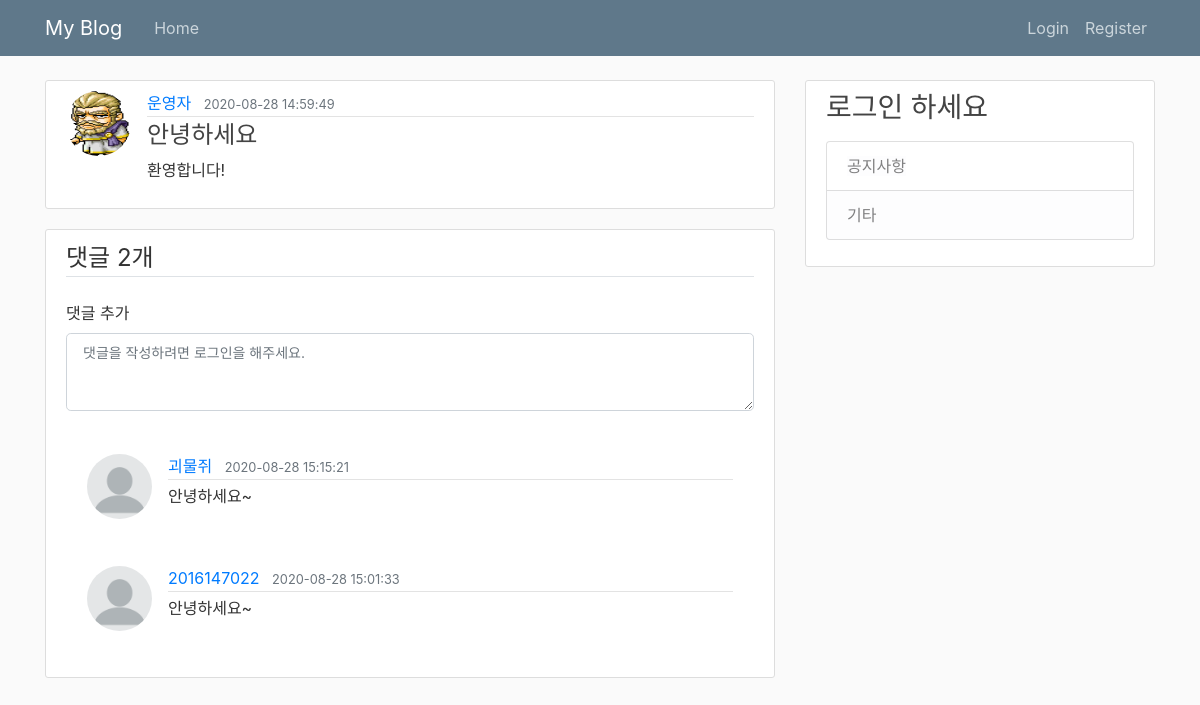
/post/1, run on the app's committed database.
### flaskblog/models.py (models this page shows, shortened)
class User(db.Model, UserMixin):
    id = db.Column(db.Integer, primary_key=True)
    username = db.Column(db.String(20), unique=True, nullable=False)
    email = db.Column(db.String(120), unique=True, nullable=False)
    password = db.Column(db.String(60), nullable=False)
    image_file = db.Column(db.String(20), nullable=False, default='default.png')
    posts = db.relationship('Post', backref='author', lazy=True)
    comment = db.relationship('Comment', backref='writer', lazy=True)

class Post(db.Model):
    id = db.Column(db.Integer, primary_key=True)
    title = db.Column(db.String(100), nullable=False)
    content = db.Column(db.Text, nullable=False)
    date_posted = db.Column(db.DateTime, nullable=False, default=datetime.utcnow)
    image_files = db.Column(db.PickleType)
    user_id = db.Column(db.Integer, db.ForeignKey('user.id'), nullable=False)
    comments = db.relationship('Comment', backref='article', lazy=True)

class Comment(db.Model):
    id = db.Column(db.Integer, primary_key=True)
    body = db.Column(db.Text, nullable=False)
    timestamp = db.Column(db.DateTime, nullable=False, default=datetime.utcnow)
    user_id = db.Column(db.Integer, db.ForeignKey('user.id'), nullable=False)
    post_id = db.Column(db.Integer, db.ForeignKey('post.id'), nullable=False)

### flaskblog/post/views.py (the view)
@posts.route('/post/<int:post_id>', methods=['GET', 'POST'])
def post(post_id):
    post = Post.query.get_or_404(post_id) # 해당 post_id가 없으면 404 페이지 리턴
    form = CommentForm()
    comments = Comment.query.filter_by(article=post).order_by(Comment.timestamp.desc()).all()
    if form.validate_on_submit():
        comment = Comment(body=form.body.data, writer=current_user, article=post)
        db.session.add(comment)
        db.session.commit()
        flash("Your comment has been added!", "success")
        return redirect(url_for('posts.post', post_id=post.id))
    return render_template('post.html', title=post.title, post=post, comments=comments, form=form)

### flaskblog/post/forms.py
class CommentForm(FlaskForm):
    body = TextAreaField('댓글 추가', validators=[DataRequired()])
    submit = SubmitField('작성')

### flaskblog/templates/post.html (shortened to what this page needs)
{% extends "layout.html" %}
{% block content %}
    <article class="media content-section">
        <img class="rounded-circle article-img" src="{{ url_for('static', filename='img/' + post.author.image_file )}}">
        <div class="media-body">
            <div class="article-metadata">
                <a class="mr-2" href="{{ url_for('users.user_posts', username=post.author.username) }}">{{ post.author.username }}</a>
                <small class="text-muted">{{ post.date_posted.strftime('%Y-%m-%d %X') }}</small>
            </div>
        <h4 class="article-title">{{ post.title }}</h4>
        <p class="article-content">{{ post.content }}</p>
        </div>
    </article>
    <div class="content-section">
        <form method="POST" action="">
            <fieldset class="form-group">
                <legend class="border-bottom mb-4">댓글 {{ comments|count }}개</legend>
                <div class="form-group">
                    {{ form.body.label(class="form-control-label") }}
                    {% if form.body.errors %}
                        {{ form.body(class="form-control form-control-lg is-invalid") }}
                        <div class="invalid-feedback">
                            {% for error in form.body.errors %}
                                <span>{{ error }}</span>
                            {% endfor %}
                        </div>
                    {% else %}
                        {% if current_user.is_authenticated %}
                            {{ form.body(class="form-control form-control-lg", placeholder="댓글을 작성하세요.") }}
                        {% else %}
                            {{ form.body(class="form-control form-control-lg", placeholder="댓글을 작성하려면 로그인을 해주세요.") }}
                        {% endif %}
                    {% endif %}
                </div>
            </fieldset>
        </form>
        {% for comment in comments %}
        <article class="media content-section comment-section">
            <img class="rounded-circle article-img" src="{{ url_for('static', filename='img/' + comment.writer.image_file )}}" alt="profile image">
            <div class="media-body">
                <div class="article-metadata">
                    <a class="mr-2" href="{{ url_for('users.user_posts', username=comment.writer.username) }}">{{ comment.writer.username }}</a>
                    <small class="text-muted">{{ comment.timestamp.strftime('%Y-%m-%d %X') }}</small>
                </div>
                <p class="article-content">{{ comment.body }}</p>
            </div>
        </article>
        {% endfor %}
    </div>
{% endblock content %}

### flaskblog/static/style.css (style rules this page uses)
body { background: #fafafa; color: #333333; margin-top: 5rem; }
h1, h2, h3, h4, h5, h6 { color: #444444; }
.content-section { background: #ffffff; padding: 10px 20px; border: 1px solid #dddddd; border-radius: 3px; margin-bottom: 20px; }
.article-title { color: #444444; }
.article-content { white-space: pre-line; }
.article-img { height: 65px; width: 65px; margin-right: 16px; }
.article-metadata { padding-bottom: 1px; margin-bottom: 4px; border-bottom: 1px solid #e3e3e3 }
.comment-section { border-color: white; }
textarea::placeholder { font-size: 14px; }

### data on the page
User: image_file (picture), author.username "운영자"
Post: date_posted "2020-08-28 14:59:49", title "안녕하세요", content "환영합니다!"
Comment: image_file (placeholder picture), writer.username "괴물쥐", timestamp "2020-08-28 15:15:21", body "안녕하세요~"
Comment: image_file (placeholder picture), writer.username "2016147022", timestamp "2020-08-28 15:01:33", body "안녕하세요~"

### other printed values
{{ comments|count }} "2"
